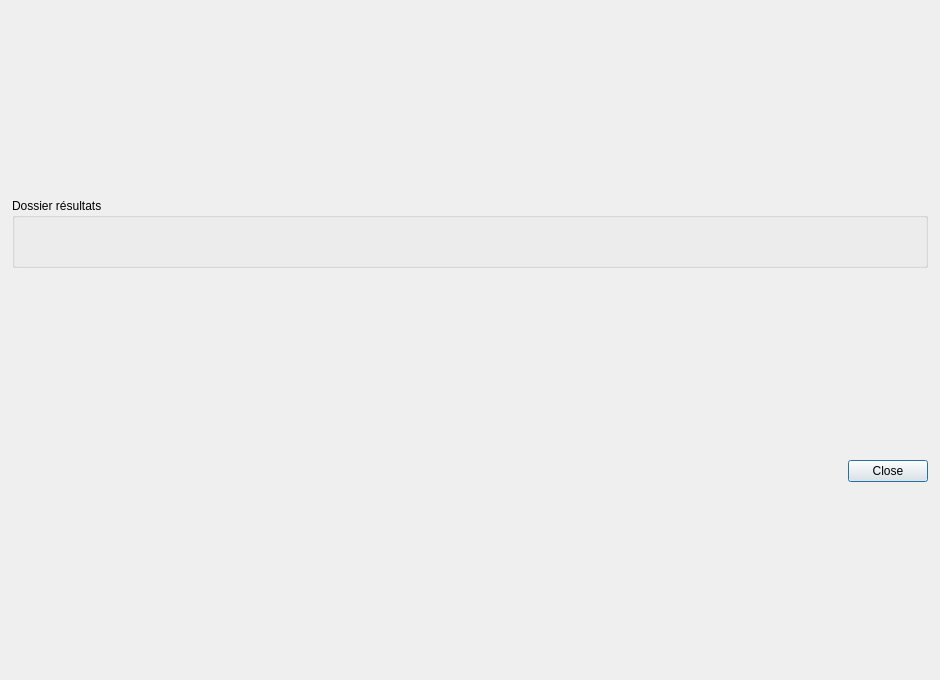
<?xml version="1.0" encoding="UTF-8"?>
<ui version="4.0">
 <class>DialogScenarioGB</class>
 <widget class="QDialog" name="DialogScenarioGB">
  <property name="geometry">
   <rect>
    <x>0</x>
    <y>0</y>
    <width>940</width>
    <height>680</height>
   </rect>
  </property>
  <property name="windowTitle">
   <string>Scénarios grain bocager</string>
  </property>
  <layout class="QVBoxLayout" name="verticalLayout_2">
   <property name="leftMargin">
    <number>12</number>
   </property>
   <property name="topMargin">
    <number>12</number>
   </property>
   <property name="rightMargin">
    <number>12</number>
   </property>
   <property name="bottomMargin">
    <number>12</number>
   </property>
   <item>
    <widget class="QGroupBox" name="groupBox_result_folder">
     <property name="maximumSize">
      <size>
       <width>16777215</width>
       <height>70</height>
      </size>
     </property>
     <property name="title">
      <string>Dossier résultats</string>
     </property>
     <layout class="QVBoxLayout" name="verticalLayout_3">
      <item>
       <widget class="QgsFileWidget" name="mQgsFileWidget_result_directory_selector">
        <property name="storageMode">
         <enum>QgsFileWidget::GetDirectory</enum>
        </property>
       </widget>
      </item>
     </layout>
    </widget>
   </item>
   <item>
    <layout class="QVBoxLayout" name="verticalLayout_result_widget"/>
   </item>
   <item>
    <widget class="QDialogButtonBox" name="button_box">
     <property name="orientation">
      <enum>Qt::Horizontal</enum>
     </property>
     <property name="standardButtons">
      <set>QDialogButtonBox::Close</set>
     </property>
    </widget>
   </item>
  </layout>
 </widget>
 <customwidgets>
  <customwidget>
   <class>QgsFileWidget</class>
   <extends>QWidget</extends>
   <header>qgsfilewidget.h</header>
  </customwidget>
 </customwidgets>
 <resources/>
 <connections>
  <connection>
   <sender>button_box</sender>
   <signal>accepted()</signal>
   <receiver>DialogScenarioGB</receiver>
   <slot>accept()</slot>
   <hints>
    <hint type="sourcelabel">
     <x>20</x>
     <y>20</y>
    </hint>
    <hint type="destinationlabel">
     <x>20</x>
     <y>20</y>
    </hint>
   </hints>
  </connection>
  <connection>
   <sender>button_box</sender>
   <signal>rejected()</signal>
   <receiver>DialogScenarioGB</receiver>
   <slot>reject()</slot>
   <hints>
    <hint type="sourcelabel">
     <x>20</x>
     <y>20</y>
    </hint>
    <hint type="destinationlabel">
     <x>20</x>
     <y>20</y>
    </hint>
   </hints>
  </connection>
 </connections>
</ui>
